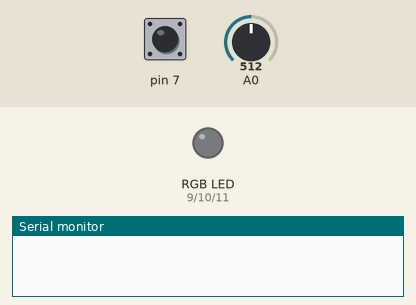
The sketch below on a simulated Arduino Uno, built with avr-gcc and run on an emulated ATmega328P. On the bench: an RGB LED mixed from three pins (HIGH = lit), the last lines printed to the serial monitor. The test bench sets the inputs (shaded band); at power-on: A0 = 512, pin 7 HIGH. Dim RGB values are drawn brighter than linear.

Above: at 0.05 s.
At 8.2 s:
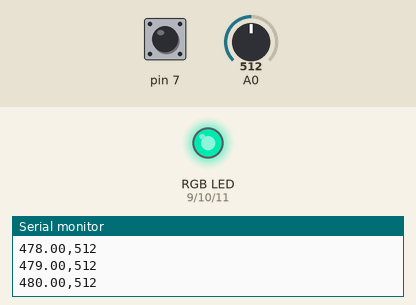
8.3 s: A0 set to 0
At 10.35 s:
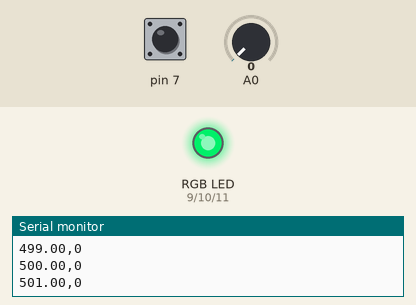
Timing chart, 0 to 24.6 s (numbered marks = the images above; inputs shaded):
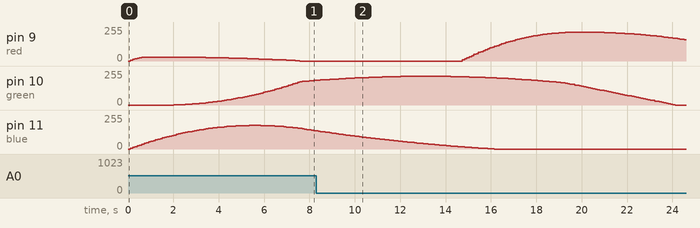

The sketch:

codigo.ino
```cpp
double l = 0;
double r = 0;
double g = 0;
double b = 0;
int photocell;
void setup ()
{
  Serial.begin(9600);
  pinMode (7, INPUT_PULLUP);
  pinMode (9, OUTPUT);  //red
  pinMode (10, OUTPUT); //green
  pinMode (11, OUTPUT); //blue
}
void loop (){
  if (digitalRead(7) == HIGH){
    {
      for (l = 400; l < 700; l++){
        double t;  r=0.0; g=0.0; b=0.0;
         if ((l>=400.0)&&(l<410.0)) { t=(l-400.0)/(410.0-400.0); r=    +(0.33*t)-(0.20*t*t); }
    else if ((l>=410.0)&&(l<475.0)) { t=(l-410.0)/(475.0-410.0); r=0.14         -(0.13*t*t); }
    else if ((l>=545.0)&&(l<595.0)) { t=(l-545.0)/(595.0-545.0); r=    +(1.98*t)-(     t*t); }
    else if ((l>=595.0)&&(l<650.0)) { t=(l-595.0)/(650.0-595.0); r=0.98+(0.06*t)-(0.40*t*t); }
    else if ((l>=650.0)&&(l<700.0)) { t=(l-650.0)/(700.0-650.0); r=0.65-(0.84*t)+(0.20*t*t); }
         if ((l>=415.0)&&(l<475.0)) { t=(l-415.0)/(475.0-415.0); g=             +(0.80*t*t); }
    else if ((l>=475.0)&&(l<590.0)) { t=(l-475.0)/(590.0-475.0); g=0.8 +(0.76*t)-(0.80*t*t); }
    else if ((l>=585.0)&&(l<639.0)) { t=(l-585.0)/(639.0-585.0); g=0.84-(0.84*t)           ; }
         if ((l>=400.0)&&(l<475.0)) { t=(l-400.0)/(475.0-400.0); b=    +(2.20*t)-(1.50*t*t); }
    else if ((l>=475.0)&&(l<560.0)) { t=(l-475.0)/(560.0-475.0); b=0.7 -(     t)+(0.30*t*t); }
    r=r*220;
    g=g*220;
    b=b*220;
        analogWrite(9, r);
        analogWrite(10, g);
        analogWrite(11, b);
        delay(50);
        photocell = analogRead(0);
        Serial.print(l);
        Serial.print(",");
        Serial.println(photocell);
        delay(50);
      }
        analogWrite(9, 0);
        analogWrite(10, 0);
        analogWrite(11, 0);
    }
  }
}
```

Measured:
- by itself, pin 9 (red): rises from 0/255 to 216/255 in 5.2 s, then falls to 160/255 in 4.5 s
- by itself, pin 10 (green): rises from 185/255 to 215/255 in 4.0 s, then falls to 0/255 in 11.7 s
